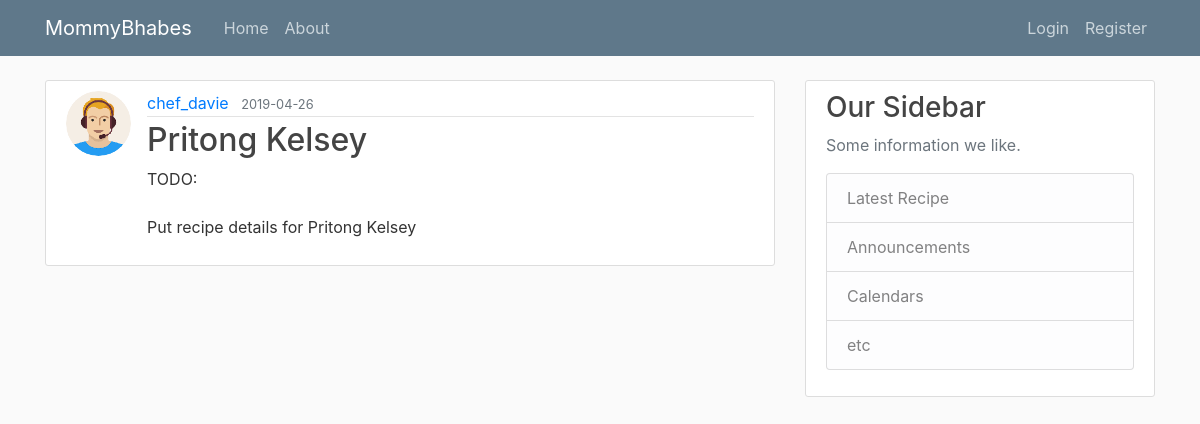
The page /recipe/4 on the database its author committed.
### flask_1/models.py (models this page shows, shortened)
class User(db.Model, UserMixin):
    id = db.Column(db.Integer, primary_key=True)
    username = db.Column(db.String(20), unique=True, nullable=False)
    email = db.Column(db.String(120), unique=True, nullable=False)
    image_file = db.Column(db.String(20), nullable=False, default='default.jpg')
    password = db.Column(db.String(60), nullable=False)
    recipes = db.relationship('Recipe', backref='author', lazy=True)

class Recipe(db.Model):
    id = db.Column(db.Integer, primary_key=True)
    title = db.Column(db.String(100), nullable=False)
    date_posted = db.Column(db.DateTime, nullable=False, default=datetime.utcnow)
    content = db.Column(db.Text(100), nullable=False)
    user_id = db.Column(db.Integer, db.ForeignKey('user.id'), nullable=False)

### flask_1/recipes/routes.py (the view)
@recipes.route("/recipe/<int:recipe_id>")
def recipe(recipe_id):
    recipe = Recipe.query.get_or_404(recipe_id)
    return render_template('recipe.html', title=recipe.title, recipe=recipe)

### flask_1/templates/recipe.html (shortened to what this page needs)
{% extends "layout.html" %}
{% block content %}
    <article class="media content-section">
        <img class="rounded-circle article-img" src="{{ url_for('static', filename='profile_pics/' + recipe.author.image_file) }}">
        <div class="media-body">
          <div class="article-metadata">
            <a class="mr-2" href="{{ url_for('users.user_recipes', username=recipe.author.username) }}">{{ recipe.author.username }}</a>
            <small class="text-muted">{{ recipe.date_posted.strftime('%Y-%m-%d') }}</small>
          </div>
          <h2 class="article-title">{{ recipe.title }}</h2>
          <p class="article-content">{{ recipe.content }}</p>
        </div>
      </article>
{% endblock content %}

### flask_1/static/main.css (style rules this page uses)
body { background: #fafafa; color: #333333; margin-top: 5rem; }
h1, h2, h3, h4, h5, h6 { color: #444444; }
.content-section { background: #ffffff; padding: 10px 20px; border: 1px solid #dddddd; border-radius: 3px; margin-bottom: 20px; }
.article-title { color: #444444; }
.article-content { white-space: pre-line; }
.article-img { height: 65px; width: 65px; margin-right: 16px; }
.article-metadata { padding-bottom: 1px; margin-bottom: 4px; border-bottom: 1px solid #e3e3e3 }

### rows shown on the page
User: image_file (picture), author.username "chef_davie"
Recipe: date_posted "2019-04-26", title "Pritong Kelsey", content "TODO: Put recipe details for Pritong Kelsey"
